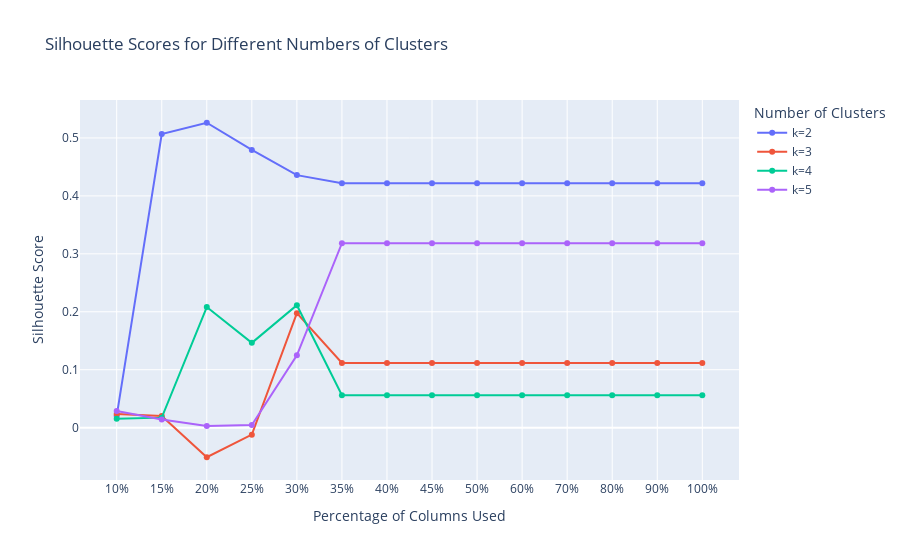

The notebook cell this image was saved under:
### Code cell
# List of percentages representing parts of the total columns to use for clustering
percentages = [0.1, 0.15, 0.2, 0.25, 0.3, 0.35, 0.4, 0.45, 0.5, 0.6, 0.7, 0.8, 0.9, 1]

# Setup Plotly figure
fig = go.Figure()
# Loop over different values of k for clusters
for k in range(2, 6):  # k varies from 2 to 5
    print("Code is running for Cluster", k)
    cluster_path = f"{output_path}/{k}_Clusters"
    if not os.path.exists(cluster_path):
        os.makedirs(cluster_path)
    silhouette_scores = []
    for p in percentages:
        num_columns = int(len(mad_sorted) * p)
        top_columns = [col[0] for col in mad_sorted[:num_columns]]

        # Directory for the current percentage
        percentage_path = f"{cluster_path}/top_percentage_{int(p * 100)}"
        if not os.path.exists(percentage_path):
            os.makedirs(percentage_path)
        
        # Store top features for current percentage
        features_path = f"{percentage_path}/top_features.txt"
        with open(features_path, 'w') as file:
            for col in top_columns:
                file.write(col + '\n')
        

        #The selected columns are standardized using StandardScaler. This ensures that each feature contributes equally to the distance computations 
        #in the KMeans algorithm, which is crucial because KMeans is sensitive to the scales of the input features.
        scaler = StandardScaler()
        scaled_data = scaler.fit_transform(data_processed[top_columns])
        #print("Scaled_data : ", scaled_data.shape[1])  # Output the number of features after scaling
        original_indices = data_processed.index  # Capture the original indices before scaling
    
    
        # This step reduces the number of dimensions in the data by transforming it to a new basisvwhere the variance retained is as specified (90% in this case). The goal is to reduce
        # complexity while keeping the most informative aspects of the data.  Apply PCA to reduce dimensionality while retaining 90% of the variance:
        # pca = PCA(n_components=0.90)  # Initialize PCA to retain 90% of the variance
        # data_reduced = pca.fit_transform(scaled_data)
        # print("Reduced to %d dimensions" % data_reduced.shape[1]) 
        
        # Compute silhouette score for the current number of clusters and percentage of columns
        score = kmeans_silhouette_score(scaled_data, k, percentage_path, original_indices, p)
        silhouette_scores.append(score)
    
    # Add the silhouette scores to the plot for the current number of clusters
    fig.add_trace(go.Scatter(
        x=[f"{int(p * 100)}%" for p in percentages],
        y=silhouette_scores,
        mode='lines+markers',
        name=f'k={k}'
    ))

# Update plot layout
fig.update_layout(
    title="Silhouette Scores for Different Numbers of Clusters",
    xaxis_title="Percentage of Columns Used",
    yaxis_title="Silhouette Score",
    legend_title="Number of Clusters"
)

# Show the plot
fig.show()

### Figure 1 — Plotly figure (JSON) as saved in the notebook; plotly's stock layout.template omitted (floating-point values rounded to 4 significant figures)
{"data": [{"mode": "lines+markers", "name": "k=2", "type": "scatter", "x": ["10%", "15%", "20%", "25%", "30%", "35%", "40%", "45%", "50%", "60%", "70%", "80%", "90%", "100%"], "y": [0.02041, 0.5069, 0.5263, 0.4794, 0.4359, 0.422, 0.422, 0.422, 0.422, 0.422, 0.422, 0.422, 0.422, 0.422]}, {"mode": "lines+markers", "name": "k=3", "type": "scatter", "x": ["10%", "15%", "20%", "25%", "30%", "35%", "40%", "45%", "50%", "60%", "70%", "80%", "90%", "100%"], "y": [0.02352, 0.02011, -0.05113, -0.0121, 0.1976, 0.1115, 0.1115, 0.1115, 0.1115, 0.1115, 0.1115, 0.1115, 0.1115, 0.1115]}, {"mode": "lines+markers", "name": "k=4", "type": "scatter", "x": ["10%", "15%", "20%", "25%", "30%", "35%", "40%", "45%", "50%", "60%", "70%", "80%", "90%", "100%"], "y": [0.01523, 0.01725, 0.2082, 0.1463, 0.2113, 0.0558, 0.0558, 0.0558, 0.0558, 0.0558, 0.0558, 0.0558, 0.0558, 0.0558]}, {"mode": "lines+markers", "name": "k=5", "type": "scatter", "x": ["10%", "15%", "20%", "25%", "30%", "35%", "40%", "45%", "50%", "60%", "70%", "80%", "90%", "100%"], "y": [0.02855, 0.01409, 0.002962, 0.004361, 0.1249, 0.3184, 0.3184, 0.3184, 0.3184, 0.3184, 0.3184, 0.3184, 0.3184, 0.3184]}], "layout": {"autosize": true, "legend": {"title": {"text": "Number of Clusters"}}, "title": {"text": "Silhouette Scores for Different Numbers of Clusters"}, "xaxis": {"autorange": true, "range": [-0.7604, 13.76], "title": {"text": "Percentage of Columns Used"}, "type": "category"}, "yaxis": {"autorange": true, "range": [-0.09878, 0.5739], "title": {"text": "Silhouette Score"}, "type": "linear"}}}
